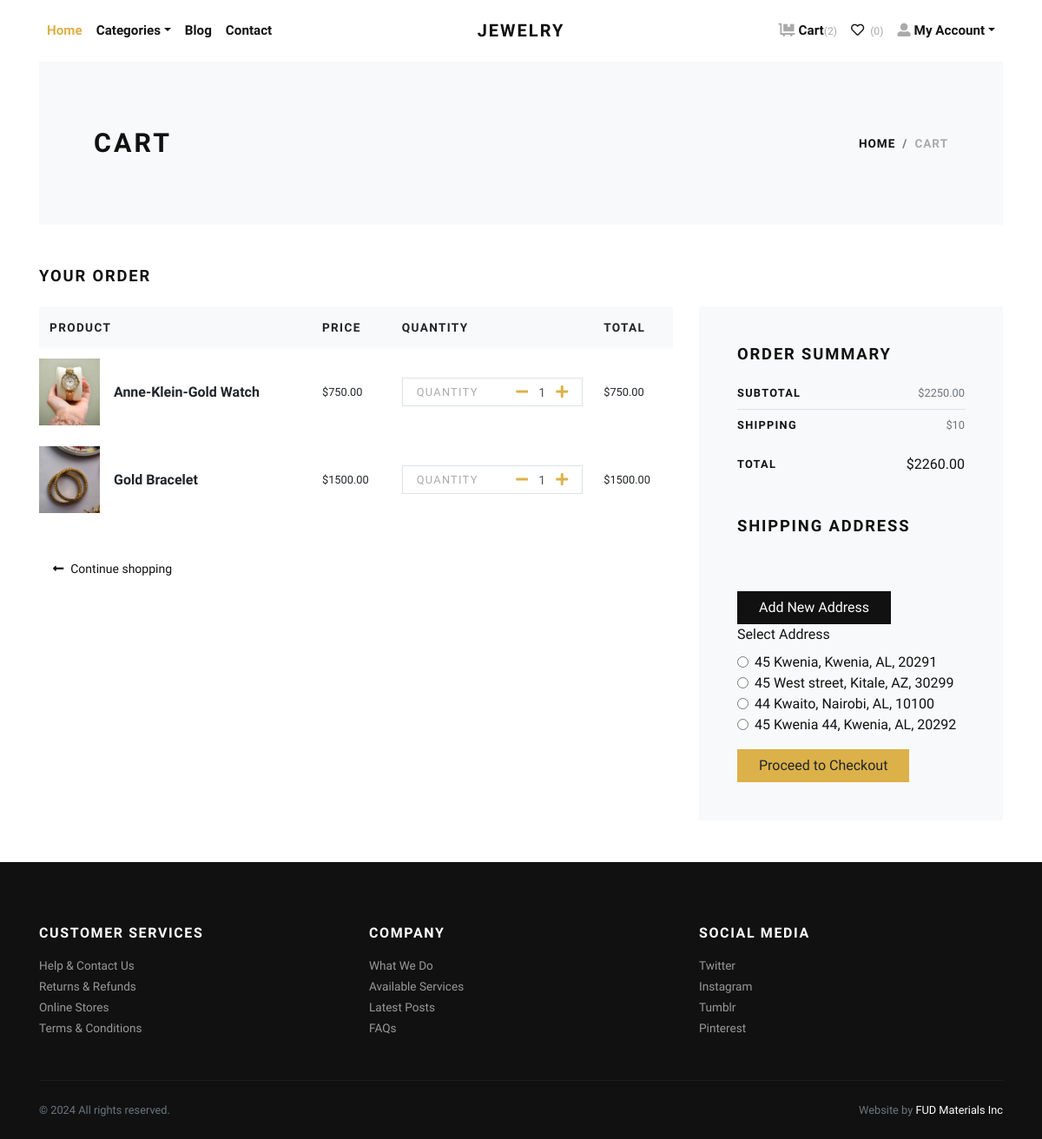
The app's page /cart/ (signed in), older data.
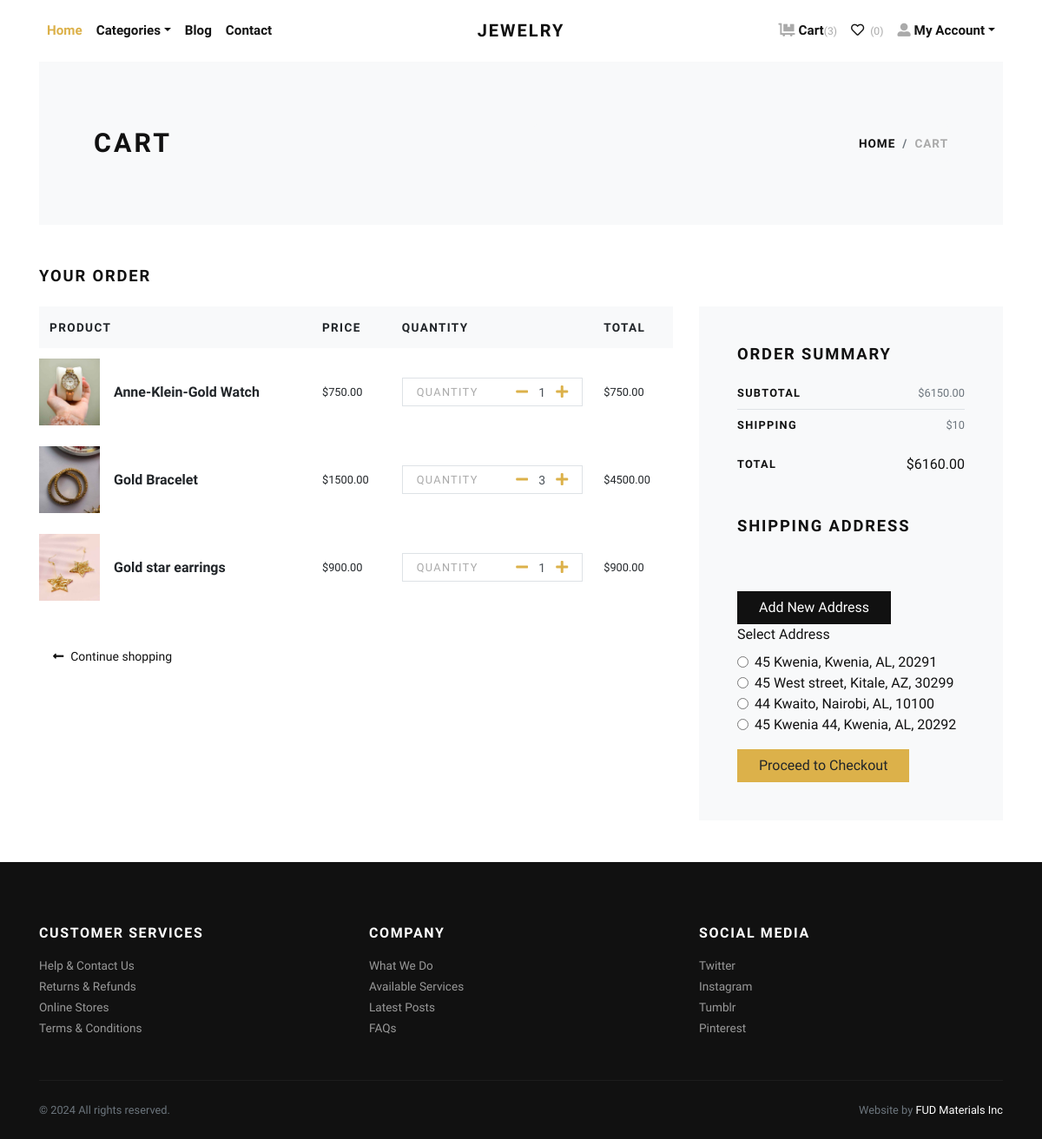
The same page, newer data.
### store/models.py (models this page shows, shortened)
class Cart(models.Model):
    user = models.ForeignKey(User, verbose_name="User", on_delete=models.CASCADE)
    product = models.ForeignKey(Product, verbose_name="Product", on_delete=models.CASCADE)
    quantity = models.PositiveIntegerField(default=1, verbose_name="Quantity")
    created_at = models.DateTimeField(auto_now_add=True, verbose_name="Created Date")
    updated_at = models.DateTimeField(auto_now=True, verbose_name="Updated Date")

class Product(models.Model):
    title = models.CharField(max_length=150, verbose_name="Product Title")
    slug = models.SlugField(max_length=160, verbose_name="Product Slug")
    sku = models.CharField(max_length=255, unique=True, verbose_name="Unique Product ID (SKU)")
    short_description = models.TextField(verbose_name="Short Description")
    detail_description = models.TextField(blank=True, null=True, verbose_name="Detail Description")
    product_image = models.ImageField(upload_to='product', blank=True, null=True, verbose_name="Product Image")
    price = models.DecimalField(max_digits=8, decimal_places=2)
    category = models.ForeignKey(Category, verbose_name="Product Category", on_delete=models.CASCADE)
    is_active = models.BooleanField(verbose_name="Is Active?")
    is_featured = models.BooleanField(verbose_name="Is Featured?")
    created_at = models.DateTimeField(auto_now_add=True, verbose_name="Created Date")
    updated_at = models.DateTimeField(auto_now=True, verbose_name="Updated Date")
    class Meta:
        verbose_name_plural = 'Products'
        ordering = ('-created_at', )

class Address(models.Model):
    user = models.ForeignKey(User, verbose_name="User", on_delete=models.CASCADE)
    city = models.CharField(max_length=150, verbose_name="City")
    state = USStateField(verbose_name="State")
    first_name = models.CharField(max_length=150, verbose_name="First Name")
    last_name = models.CharField(max_length=150, verbose_name="Last Name")
    email = models.EmailField(verbose_name="Email")
    phone = models.CharField(max_length=20, verbose_name="Phone")
    company = models.CharField(max_length=150, verbose_name="Company", blank=True, null=True)
    country = CountryField(verbose_name="Country", default='US')
    address_line1 = models.CharField(max_length=255, verbose_name="Address Line 1")
    address_line2 = models.CharField(max_length=255, verbose_name="Address Line 2", blank=True, null=True)
    zip_code = USZipCodeField(verbose_name="ZIP Code")

### store/views.py (the view, shortened to what this page needs)
# urls.py: path('cart/', views.cart, name="cart"),
@login_required
def cart(request):
    user = request.user
    cart_products = Cart.objects.filter(user=user)
    combined_data = []
    amount = decimal.Decimal(0)
    shipping_amount = decimal.Decimal(10)
    for cart_product in cart_products:
        temp_amount = (cart_product.quantity * cart_product.product.price)
        amount += temp_amount
        combined_data.append((cart_product, temp_amount))
    addresses = Address.objects.filter(user=user)
    selected_address_id = request.POST.get('address')
    if selected_address_id:
        try:
            selected_address = Address.objects.get(id=selected_address_id, user=user)
        except Address.DoesNotExist:
            selected_address = None
    else:
        selected_address = None
    form = AddressForm()  # Create a form instance to pass to the template
    context = {
        'combined_data': combined_data,
        'amount': amount,
        'shipping_amount': shipping_amount,
        'total_amount': amount + shipping_amount,
        'addresses': addresses,
        'selected_address': selected_address,
        'form': form  # Include the form in the context
    }
    return render(request, 'store/cart.html', context)

### templates/store/cart.html (shortened to what this page needs)
{% extends 'base.html' %}
{% load static %}
{% block content %}
<div class="container">
    <section class="py-5 bg-light">
        <div class="container">
            <div class="row px-4 px-lg-5 py-lg-4 align-items-center">
                <div class="col-lg-6">
                    <h1 class="h2 text-uppercase mb-0">Cart</h1>
                </div>
                <div class="col-lg-6 text-lg-right">
                    <nav aria-label="breadcrumb">
                        <ol class="breadcrumb justify-content-lg-end mb-0 px-0">
                            <li class="breadcrumb-item"><a href="{% url 'store:home' %}">Home</a></li>
                            <li class="breadcrumb-item active" aria-current="page">Cart</li>
                        </ol>
                    </nav>
                </div>
            </div>
        </div>
    </section>
    <section class="py-5">
        <h2 class="h5 text-uppercase mb-4">Your Order</h2>
        <div class="row">
            <div class="col-lg-8 mb-4 mb-lg-0">
                <div class="table-responsive mb-4">
                    <table class="table">
                        <thead class="bg-light">
                            <tr>
                                <th class="border-0" scope="col"><strong class="text-small text-uppercase">Product</strong></th>
                                <th class="border-0" scope="col"><strong class="text-small text-uppercase">Price</strong></th>
                                <th class="border-0" scope="col"><strong class="text-small text-uppercase">Quantity</strong></th>
                                <th class="border-0" scope="col"><strong class="text-small text-uppercase">Total</strong></th>
                            </tr>
                        </thead>
                        <tbody>
                            {% for cart_product, total_price in combined_data %}
                            <tr>
                                <th class="pl-0 border-0" scope="row">
                                    <div class="media align-items-center">
                                        {% if cart_product.product.product_image %}
                                        <a class="reset-anchor d-block animsition-link" href="{% url 'store:product-detail' cart_product.product.slug %}">
                                            <img src="{{ cart_product.product.product_image.url }}" alt="{{ cart_product.product.title }}" width="70" />
                                        </a>
                                        {% endif %}
                                        <div class="media-body ml-3">
                                            <strong class="h6">
                                                <a class="reset-anchor animsition-link" href="{% url 'store:product-detail' cart_product.product.slug %}">{{ cart_product.product.title }}</a>
                                            </strong>
                                        </div>
                                    </div>
                                </th>
                                <td class="align-middle border-0">
                                    <p class="mb-0 small">${{ cart_product.product.price }}</p>
                                </td>
                                <td class="align-middle border-0">
                                    <div class="border d-flex align-items-center justify-content-between px-3"><span class="small text-uppercase text-gray headings-font-family">Quantity</span>
                                      <div class="quantity">
                                        <a href="{% url 'store:minus-cart' cart_product.id %}" class="dec-btn p-0 ml-2"><i class="fas fa-minus"></i></a>
                                        <input class="form-control form-control-sm border-0 shadow-0 p-0" type="text" value="{{cart_product.quantity}}"/>
                                        <a href="{% url 'store:plus-cart' cart_product.id %}" class="inc-btn p-0"><i class="fas fa-plus"></i></a>
                                      </div>
                                    </div>
                                  </td>
                                <td class="align-middle border-0">
                                    <p class="mb-0 small">${{ total_price }}</p>
                                </td>
                            </tr>
                            {% endfor %}
                        </tbody>
                    </table>
                </div>
                <div class="col-md-6 mb-3 mb-md-0 text-md-left"><a class="btn btn-link p-0 text-dark btn-sm" href="{% url 'store:home' %}"><i class="fas fa-long-arrow-alt-left mr-2"> </i>Continue shopping</a></div>
            </div>
            <div class="col-lg-4">
                <div class="card border-0 rounded-0 p-lg-4 bg-light">
                    <div class="card-body">
                        <h5 class="text-uppercase mb-4">Order Summary</h5>
                        <ul class="list-unstyled mb-0">
                            <li class="d-flex align-items-center justify-content-between"><strong class="text-uppercase small font-weight-bold">Subtotal</strong><span class="text-muted small">${{ amount }}</span></li>
                            <li class="border-bottom my-2"></li>
                            <li class="d-flex align-items-center justify-content-between mb-4"><strong class="text-uppercase small font-weight-bold">Shipping</strong><span class="text-muted small">${{ shipping_amount }}</span></li>
                            <li class="d-flex align-items-center justify-content-between"><strong class="text-uppercase small font-weight-bold">Total</strong><span>${{ total_amount }}</span></li>
                        </ul>
                        <h5 class="text-uppercase my-5">Shipping Address</h5>
                        <button type="button" class="btn btn-dark mt-3" data-toggle="modal" data-target="#addAddressModal">Add New Address</button>
                        <form action="{% url 'store:checkout' %}" method="get">
                            <div class="form-group">
                                <label for="address">Select Address</label>
                                <div id="address" class="address-options">
                                    {% for address in addresses %}
                                    <div class="form-check">
                                        <input class="form-check-input" type="radio" id="address_{{ address.id }}" name="address_id" value="{{ address.id }}"
                                            {% if selected_address and selected_address.id == address.id %}checked{% endif %} required>
                                        <label class="form-check-label" for="address_{{ address.id }}">
                                            {{ address.address_line1 }}, {{ address.city }}, {{ address.state }}, {{ address.zip_code }}
                                        </label>
                                    </div>
                                    {% endfor %}
                                </div>
                            </div>
                            <button type="submit" class="btn btn-primary">Proceed to Checkout</button>
                        </form>
                    </div>
                </div>
            </div>
        </div>
    </section>
</div>
{% endblock content %}

### templates/base.html (shortened to what this page needs)
{% load static %}
<!DOCTYPE html>
<html>
  <head>
    <link rel="stylesheet" href="{% static 'vendor/bootstrap/css/bootstrap.min.css' %}">
    <link rel="stylesheet" href="{% static 'vendor/lightbox2/css/lightbox.min.css' %}">
    <link rel="stylesheet" href="{% static 'vendor/nouislider/nouislider.min.css' %}">
    <link rel="stylesheet" href="{% static 'vendor/bootstrap-select/css/bootstrap-select.min.css' %}">
    <link rel="stylesheet" href="{% static 'vendor/owl.carousel2/assets/owl.carousel.min.css' %}">
    <link rel="stylesheet" href="{% static 'vendor/owl.carousel2/assets/owl.theme.default.css' %}">
    <link rel="stylesheet" href="{% static 'css/style.default.css' %}" id="theme-stylesheet">
    <link rel="stylesheet" href="{% static 'css/custom.css' %}">
  </head>
  <body>
    <div class="page-holder">
      {% include 'navbar.html' %}
      {% block content %}
      {% endblock content %}
      {% include 'footer.html' %}
      {% include 'scripts.html' %}

### templates/navbar.html (shortened to what this page needs)
{% load static %}
      <header class="header bg-white">
        <div class="container px-0 px-lg-3">
          <nav class="navbar navbar-expand-lg navbar-light py-3 px-lg-0"><a class="navbar-brand" href="{% url 'store:home' %}"><span class="font-weight-bold text-uppercase text-dark">Jewelry</span></a>
            <div class="collapse navbar-collapse" id="navbarSupportedContent">
              <ul class="navbar-nav mr-auto">
                <li class="nav-item">
                  <a class="nav-link active" href="{% url 'store:home' %}">Home</a>
                </li>
                <li class="nav-item dropdown"><a class="nav-link dropdown-toggle" id="pagesDropdown" href="#" data-toggle="dropdown" aria-haspopup="true" aria-expanded="false">Categories</a>
                </li>
                <li class="nav-item">
                  <a class="nav-link" href="{% url 'store:home' %}">Blog</a>
                </li>
                <li class="nav-item">
                  <a class="nav-link" href="{% url 'store:contact' %}">Contact</a>
                </li>
              </ul>
              <ul class="navbar-nav ml-auto">
                {% if request.user.is_authenticated %}
                  <li class="nav-item"><a class="nav-link" href="{% url 'store:cart' %}"> <i class="fas fa-dolly-flatbed mr-1 text-gray"></i>Cart<small class="text-gray">({{cart_items.count}})</small></a></li>
                  <li class="nav-item"><a class="nav-link" href="#"> <i class="far fa-heart mr-1"></i><small class="text-gray"> (0)</small></a></li>
                  <li class="nav-item dropdown"><a class="nav-link dropdown-toggle" id="pagesDropdown" href="#" data-toggle="dropdown" aria-haspopup="true" aria-expanded="false"><i class="fas fa-user-alt mr-1 text-gray"></i>My Account</a></a>
                </li>
                {% else %}
                  <li class="nav-item"><a class="nav-link" href="{% url 'store:login' %}">Login</a></li>
                  <li class="nav-item"><a class="nav-link" href="{% url 'store:register' %}">Create Account</a></li>
                {% endif %}
              </ul>
            </div>
          </nav>
        </div>
      </header>

### templates/footer.html
<footer class="bg-dark text-white">
        <div class="container py-4">
          <div class="row py-5">
            <div class="col-md-4 mb-3 mb-md-0">
              <h6 class="text-uppercase mb-3">Customer services</h6>
              <ul class="list-unstyled mb-0">
                <li><a class="footer-link" href="{% url 'store:contact' %}">Help &amp; Contact Us</a></li>
                <li><a class="footer-link" href="#">Returns &amp; Refunds</a></li>
                <li><a class="footer-link" href="#">Online Stores</a></li>
                <li><a class="footer-link" href="#">Terms &amp; Conditions</a></li>
              </ul>
            </div>
            <div class="col-md-4 mb-3 mb-md-0">
              <h6 class="text-uppercase mb-3">Company</h6>
              <ul class="list-unstyled mb-0">
                <li><a class="footer-link" href="#">What We Do</a></li>
                <li><a class="footer-link" href="#">Available Services</a></li>
                <li><a class="footer-link" href="#">Latest Posts</a></li>
                <li><a class="footer-link" href="#">FAQs</a></li>
              </ul>
            </div>
            <div class="col-md-4">
              <h6 class="text-uppercase mb-3">Social media</h6>
              <ul class="list-unstyled mb-0">
                <li><a class="footer-link" href="#">Twitter</a></li>
                <li><a class="footer-link" href="#">Instagram</a></li>
                <li><a class="footer-link" href="#">Tumblr</a></li>
                <li><a class="footer-link" href="#">Pinterest</a></li>
              </ul>
            </div>
          </div>
          <div class="border-top pt-4" style="border-color: #1d1d1d !important">
            <div class="row">
              <div class="col-lg-6">
                <p class="small text-muted mb-0">&copy; 2024 All rights reserved.</p>
              </div>
              <div class="col-lg-6 text-lg-right">
                <p class="small text-muted mb-0">Website by <a class="text-white reset-anchor" href="#" target="_blank">FUD Materials Inc</a></p>
              </div>
            </div>
          </div>
        </div>
      </footer>

### templates/scripts.html (shortened to what this page needs)
{% load static %}
      <link rel="stylesheet" href="https://use.fontawesome.com/releases/v5.7.1/css/all.css">
    </div>
  </body>
</html>

Row changes from the older to the newer data that the page shows:
changed Cart "Gold Bracelet": quantity "1" → "3"; total_price "1500.00" → "4500.00"
added Cart: product.product_image (picture), product "Gold star earrings", product.price "900.00", quantity "1", total_price "900.00"
Text that changed along with them:
{{ cart_items.count }}: "2" → "3"
{{ amount }}: "2250.00" → "6150.00"
{{ total_amount }}: "2260.00" → "6160.00"
